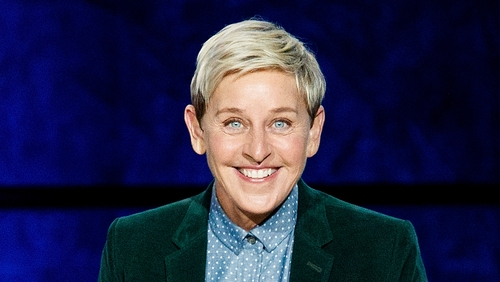
#> input picture DATA/ellen.jpg, 500 x 282 px, found by its file name
$ python 'Object Detect and Homography.py'
#> lines starting #> are read from the running program, lines starting #| are printed output that depends on the picture
from __future__ import print_function
import cv2 as cv
import numpy as np
import argparse
parser = argparse.ArgumentParser(description='Code for Feature Matching with FLANN tutorial.')
parser.add_argument('--input1', help='Path to input image 1.', default='DATA/S2.jpg')
parser.add_argument('--input2', help='Path to input image 2.', default='DATA/S1.jpg')
args = parser.parse_args()
# img_object = cv.imread(cv.samples.findFile(args.input1), cv.IMREAD_GRAYSCALE)
# img_scene = cv.imread(cv.samples.findFile(args.input2), cv.IMREAD_GRAYSCALE)
img_object = cv.imread('DATA/ellen.jpg',0)
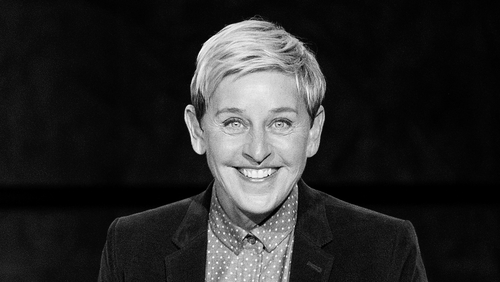
#> img_object: shape (282, 500); min 0, max 255, mean 40.3
img_scene = cv.imread('DATA/selfie.jpg',0)
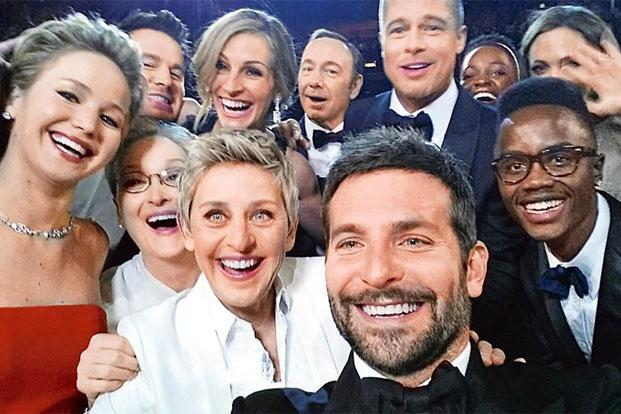
#> input picture DATA/selfie.jpg, 621 x 414 px, found by its file name
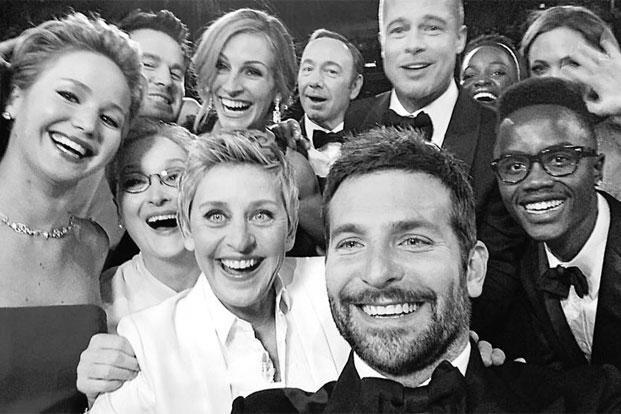
#> img_scene: shape (414, 621); min 0, max 255, mean 126
if img_object is None or img_scene is None:
    print('Could not open or find the images!')
    exit(0)
#-- Step 1: Detect the keypoints using SURF Detector, compute the descriptors
minHessian = 400
#> (the run stopped early here; a loop or call above may not have finished)
